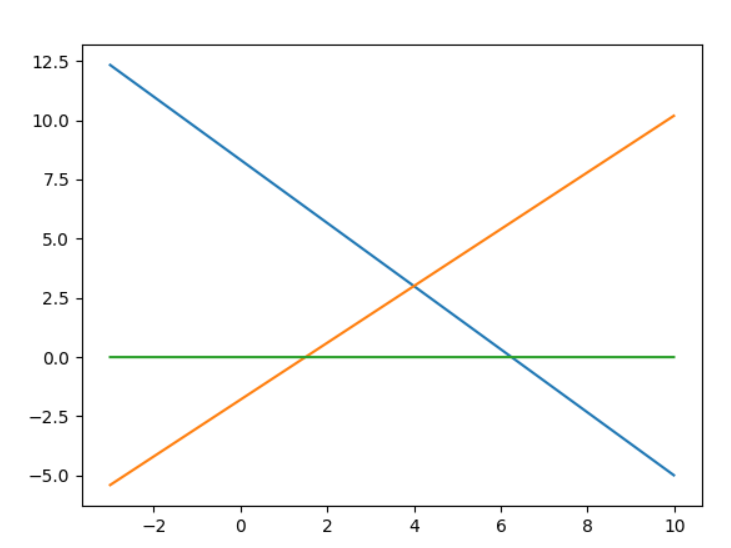

Reproduce this figure in Python.
import matplotlib.pyplot as plt
import numpy as np
x = np.arange(-3,10,0.01)
y = (25-(4*x))/3
y2 = (-9+(6*x))/5
print(x,y,y2)
xy = x*0
plt.plot(x,y)
plt.plot(x,y2)
plt.plot(x,xy)
plt.show()
for x,y,y2 in zip(x,y,y2):
    print(x,y,y2)                            
